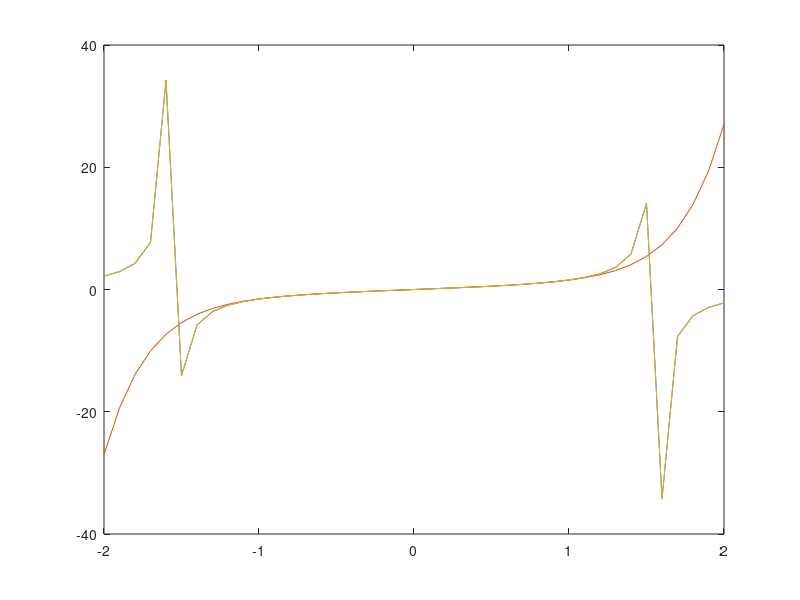

MATLAB code to generate this figure:
x = -2:0.1:2;
plot(x,tan(x))
hold on
plot(x, x + x.^3/3 + 2*x.^5/15 + 17*x.^7/315 + 62*x.^9/2835)
hold on
plot(x,(945*x - 105*(x.^3) + x.^5)./(945 - 420*(x.^2) + 15*(x.^4)))
err1 = 0
err2 = 0
for x = -1:0.01:1
    errT = abs(tan(x) - (x + x^3/3 + 2*x^5/15 + 17*x^7/315 + 62*x^9/2835))
    if errT > err1
        err1 = errT
    end
    errP = abs(tan(x) - ((945*x - 105*(x^3) + x^5)/(945 - 420*(x^2) + 15*(x^4))))
    if errP > err2
        err2 = errP
    end
end

